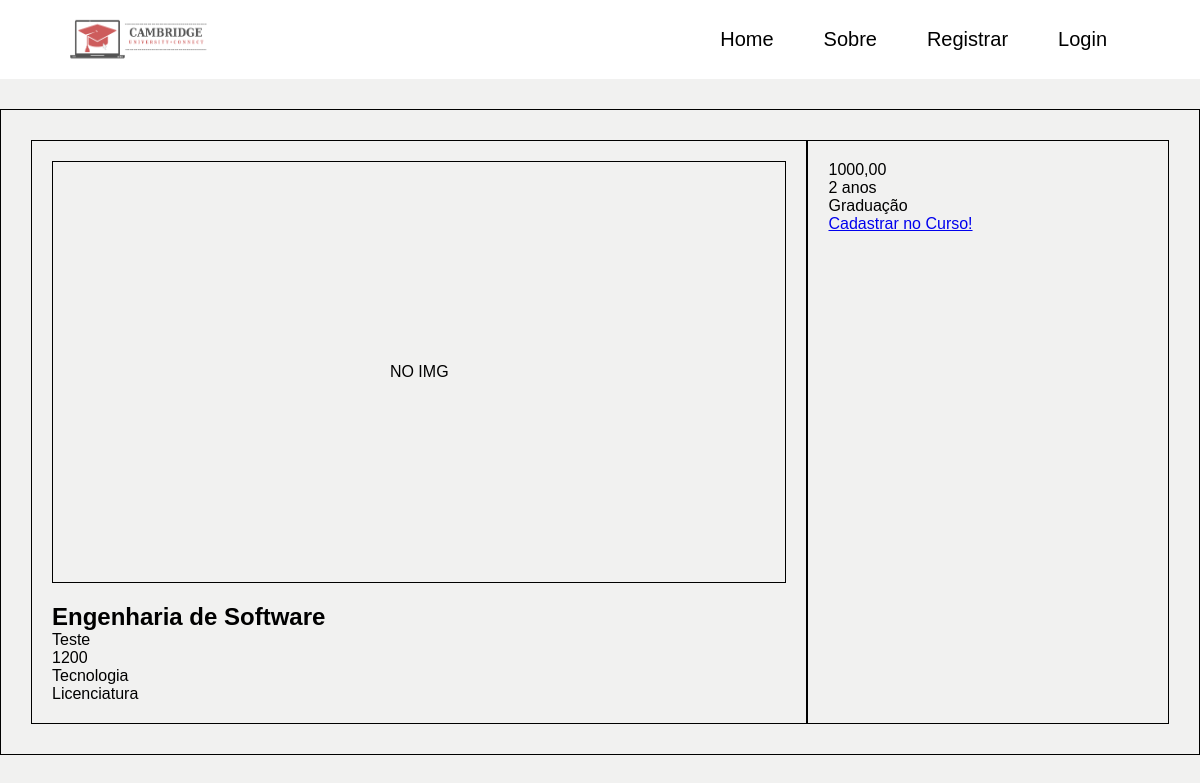
/cursos/1, run on an earlier commit of the app's database.
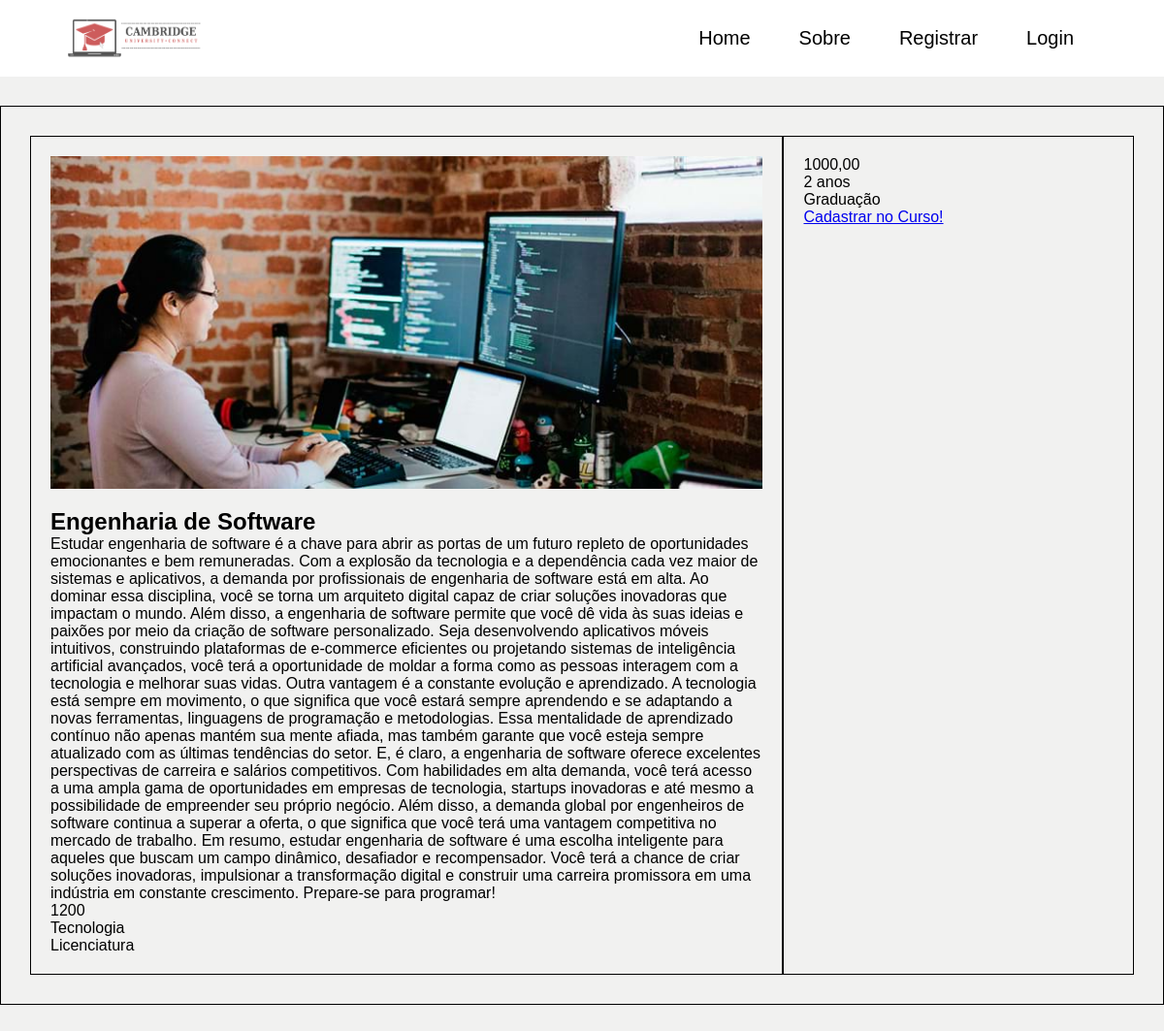
And on a later commit of the database.
### UniversityConnect/models.py (models this page shows, shortened)
class Curso(models.Model):
    titulo = models.CharField(max_length=100)
    tittle_en = models.CharField(max_length=100, default='English Name')
    mini_descricao = models.TextField(max_length=255, default='English Description')
    mini_description_en = models.TextField(max_length=255, default='English Description')
    descricao = models.TextField(max_length=2000)
    description_en = models.TextField(max_length=2000, default='English Description')
    carga_horaria = models.IntegerField()
    tempo_curso = models.CharField(max_length=100)
    mensalidade = models.DecimalField(max_digits=8, decimal_places=2)
    tipo_aula = models.CharField(max_length=100)
    image = models.ImageField(upload_to='recipes/cover/%Y/%m/%d/', blank=True, default="")
    categoria = models.ForeignKey(Categoria, on_delete=models.CASCADE)
    formacao = models.ForeignKey(Formacao, on_delete=models.CASCADE)
    nivel_curso = models.ForeignKey(NivelCurso, on_delete=models.CASCADE)
    botao = models.CharField(max_length=100)

class Categoria(models.Model):
    nome = models.CharField(max_length=100)
    name_en = models.CharField(max_length=100, default='English Name')
    def __str__(self):
        return self.nome

class Formacao(models.Model):
    nome = models.CharField(max_length=100)
    name_en = models.CharField(max_length=100, default='English Name')
    def __str__(self):
        return self.nome

class NivelCurso(models.Model):
    nome = models.CharField(max_length=100)
    name_en = models.CharField(max_length=100, default='English Name')
    def __str__(self):
        return self.nome

### UniversityConnect/views.py (the view)
# urls.py: path('cursos/<int:id>', views.cursos_detail, name='cursos_detail'),
def cursos_detail(request, id):
    curso = get_object_or_404(Curso,id=id,)
    PAGE_NAME = f'{curso.titulo}'
    context = {'request': request, 'curso': curso, 'page_name': 'Cursos', 'page_name': PAGE_NAME,}
    return render(request, 'UniversityConnect/html/pt/cursos_detail.html', context=context)

### templates/UniversityConnect/html/pt/cursos_detail.html
{% load static %}
{% include '../partials/head.html' %}
<link rel="stylesheet" href="{% static '/UniversityConnect/css/course_detail.css' %}">
</head>
{% include '../partials/header.html' %}
<main>
    <section class="home">
        <div class="block1">
            <div class="block1-img">
                {% if curso.image %}
                    <img src="{{curso.image.url}}" alt="curso img">
                {% else %}
                    <div class="no-img"> NO IMG </div>
                {% endif %}
            </div>
            <div class="block1-content">
                <h2 class="content-description">{{ curso.titulo }}</h2>
                <p class="content-description">{{ curso.descricao }}</p>
                <p class="content-time">{{ curso.carga_horaria }}</p>
                <p class="content-description">{{ curso.categoria }}</p>
                <p class="content-description">{{ curso.formacao }}</p>
            </div>
        </div>
        <div class="block2">
            <div class="block2-content">
                <p class="content-time">{{ curso.mensalidade }}</p>
                <p class="content-time">{{ curso.tempo_curso }}</p>
                <p class="content-description">{{ curso.nivel_curso }}</p>
                <a class="content-course" href="#">Cadastrar no Curso!</a>
            </div>
        </div>
    </section>
</main>

### templates/UniversityConnect/html/partials/head.html (shortened to what this page needs)
{% load static %}
<!DOCTYPE html>
<html lang="pt-br">
<head>

### templates/UniversityConnect/html/partials/header.html (shortened to what this page needs)
{% load static %}
<header class="main-header">
    <div class="main-header-logo">
        <img src="{% static '/UniversityConnect/images/logo/full.png' %}" alt="logo">
    </div>
    {% include '../partials/headerlink.html' %}
</header>

### templates/UniversityConnect/html/partials/headerlink.html (shortened to what this page needs)
<div class="main-header-links">
    <nav class="main-header-links-nav">
        <a class="home-linkstyle"
            href="{% if request.path == '/' %}
            {% elif request.path != '/' %}/
            {% endif %}"
        >Home</a>
        <a class="home-linkstyle" href="#">Sobre</a>
        {% if user.username %}
            <a class="home-linkstyle" href="accounts/profile/"> Perfil</a>
        {% else %}
            <a class="home-linkstyle" href="{% url 'account_signup' %}">Registrar</a>
        {% endif %}
        {% if user.username %}
            <a class="home-linkstyle" href="accounts/logout/">Sair </a>
        {% else %}
            <a class="home-linkstyle" href="{% url 'account_login' %}">Login</a>
        {% endif %}
    </nav>
</div>

### static/UniversityConnect/css/course_detail.css (style rules this page uses)
* { margin: 0; padding: 0; }
:root { --colorPrimary: #EF4B4B; --colorWhite: #FFFFFF; --colorBlack: #000000; --colorMidGray: #F1F1F0; --colorBox: #353539; --colorBoxHover: #2c2c30; --fontPrimary: Arial; --fontMidSize: 20px; --fontLargeSize: 28px; --fontExtraLarge: 54px; --fontExtraExtraLarge: 65px; }
html { background-color: var(--colorMidGray); }
.main-header { display: flex; justify-content: space-between; align-items: center; padding: 22px 70px; background-color: var(--colorWhite); }
.main-header-logo, .home-linkstyle, #home-linkstyle-menu { color: var(--colorBlack); text-decoration: none; font-family: var(--fontPrimary); font-size: var(--fontMidSize); padding: 6px 23px; }
.main-header-logo { position: relative; bottom: 24px; margin: 0; padding: 0; width: 140px ; height: 35px ; }
.main-header-logo img { width: 100%; height: 260%; }
.home { font-family: var(--fontPrimary); display: flex; justify-content: space-around; min-width: 230px; max-width: 1200px; border: 1px solid black; padding: 30px; margin: 30px auto; }
.home > div, .home { border: 1px solid black; }
.block1 { width: 800px; padding: 10px; }
.block1-img { display: flex; justify-content: center; align-items: center; padding: 10px; }
.block1-img img { width: 100%; height: 100%; }
.block1-content { padding: 10px; }
.block2 { width: 360px; padding: 10px; }
.block2-content { padding: 10px; }

What changed in the data, as far as the page shows it:
changed Curso "Engenharia de Software": image: picture added; descricao "Teste" → "Estudar engenharia de software é a chave para abrir as portas de um futuro repleto de oportunidades emocionantes e bem remuneradas. Com a explosão da tecnologia e a dependência cada vez maior de sistemas e aplicativos, a demanda por profissionais de engenharia de software está em alta. Ao dominar essa disciplina, você se torna um arquiteto digital capaz de criar soluções inovadoras que impactam o mundo. Além disso, a engenharia de software permite que você dê vida às suas ideias e paixões por meio da criação de software personalizado. Seja desenvolvendo aplicativos móveis intuitivos, construindo plataformas de e-commerce eficientes ou projetando sistemas de inteligência artificial…"
Also different on the page:
text no longer shown: "NO IMG"
